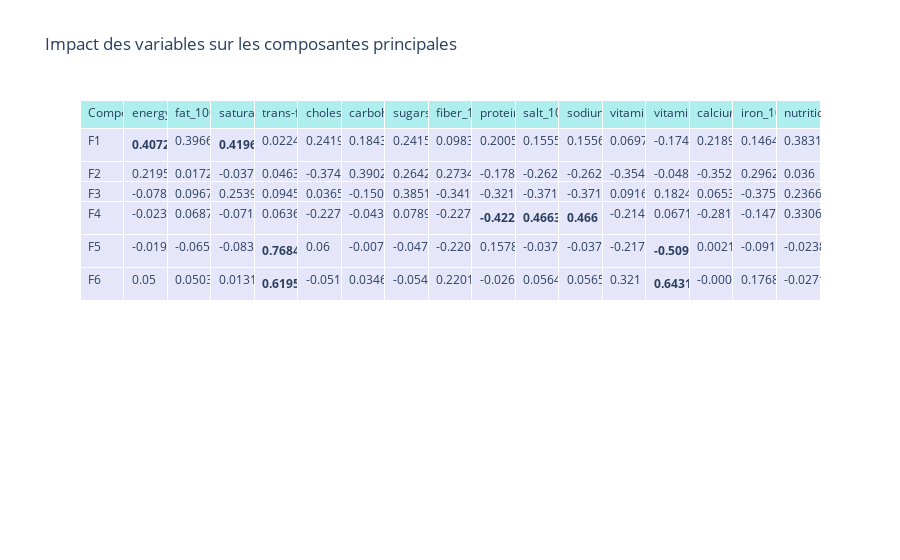
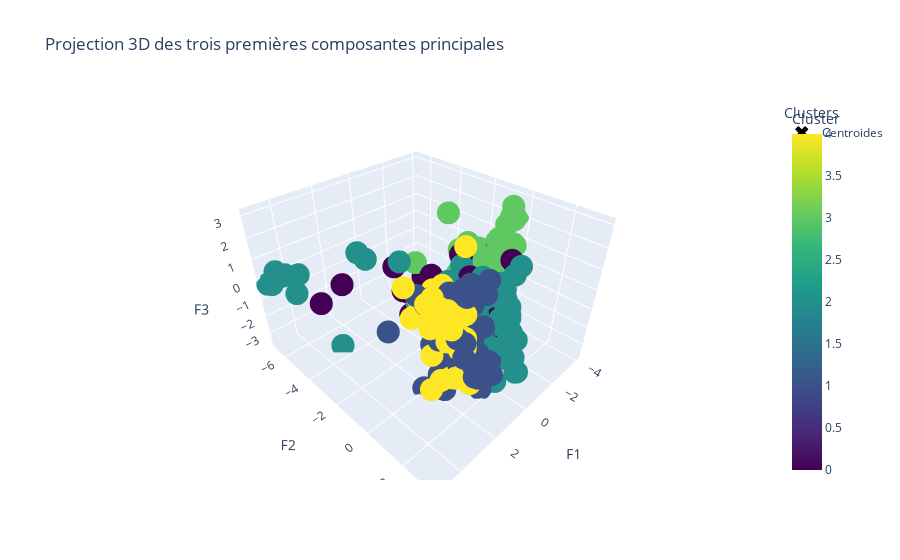

Here is the notebook cell these charts were saved with, in order:
### Markdown cell above
Les outliers ont été efficacement réduits en utilisant l'IQR par groupe PNNS, c'est plus propre pour réaliser une analyse.
Les groupes de energy_100g, fat_100g, et sugars_100g varient significativement entre les catégories, ce qui permet d'observer des différences claires entre les groupes.

### Code cell
import pandas as pd
import numpy as np
import matplotlib.pyplot as plt
from sklearn.preprocessing import StandardScaler
from sklearn.decomposition import PCA
from sklearn.cluster import KMeans
import plotly.express as px
import plotly.graph_objects as go
from mpl_toolkits.mplot3d import Axes3D

# Suppression des valeurs manquantes
df6_kmeans = df5_IQR.copy()
df6_kmeans = df6_kmeans.dropna()

# On ne garde que les colonnes numériques
df6_kmeans = df6_kmeans.select_dtypes(include=['float64'])

# K-means clustering
kmeans = KMeans(n_clusters=5, random_state=42)
kmeans.fit(df6_kmeans)

labels = kmeans.predict(df6_kmeans)
centroids = kmeans.cluster_centers_

# Standardisation des données
scaler = StandardScaler()
X_scaled = scaler.fit_transform(df6_kmeans)
X_scaled = pd.DataFrame(X_scaled, columns=df6_kmeans.columns)

# PCA
pca = PCA(n_components=6)
X_proj = pca.fit_transform(X_scaled)
X_proj = pd.DataFrame(X_proj, columns=["F1", "F2", "F3", "F4", "F5", "F6"])

# Projection des centroides
centroids_scaled = scaler.transform(pd.DataFrame(centroids, columns=df6_kmeans.columns))
centroids_proj = pca.transform(centroids_scaled)
centroids_proj = pd.DataFrame(centroids_proj, 
                              columns=["F1", "F2", "F3", "F4", "F5", "F6"], 
                              index=["cluster_0", "cluster_1", "cluster_2", "cluster_3", "cluster_4"])

# Création du tableau des coefficients des composantes principales
components_df = pd.DataFrame(
    np.round(pca.components_, 4), 
    columns=df6_kmeans.columns, 
    index=["F1", "F2", "F3", "F4", "F5", "F6"]
)

# Formatage des valeurs pour mettre en gras celles >= |0.40|
def format_value(value):
    if abs(value) >= 0.4:
        return f'<b>{value}</b>'
    else:
        return f'{value}'

formatted_components_df = components_df.applymap(format_value)

# Affichage du tableau des coefficients
fig = go.Figure(data=[go.Table(
    header=dict(values=['Composante'] + list(components_df.columns),
                fill_color='paleturquoise',
                align='left'),
    cells=dict(values=[formatted_components_df.index] + [formatted_components_df[col] for col in formatted_components_df.columns],
               fill_color='lavender',
               align='left',
               format=['']*len(formatted_components_df.columns))
)])

fig.update_layout(title='Impact des variables sur les composantes principales')
fig.show()

# Création du graphique 3D amélioré
fig = px.scatter_3d(
    x=X_proj.iloc[:, 0],
    y=X_proj.iloc[:, 1],
    z=X_proj.iloc[:, 2],
    color=labels,
    labels={'x': 'F1', 'y': 'F2', 'z': 'F3', 'color': 'Cluster'},
    title='Projection 3D des trois premières composantes principales',
    color_continuous_scale=px.colors.sequential.Viridis
)

# Ajout des centroides
fig.add_scatter3d(
    x=centroids_proj.iloc[:, 0],
    y=centroids_proj.iloc[:, 1],
    z=centroids_proj.iloc[:, 2],
    mode='markers',
    marker=dict(size=10, color='black', symbol='x'),
    name='Centroides'
)

# Personnalisation des axes et des légendes
fig.update_layout(
    scene=dict(
        xaxis=dict(title='F1'),
        yaxis=dict(title='F2'),
        zaxis=dict(title='F3')
    ),
    legend=dict(
        title='Clusters',
        itemsizing='constant'
    )
)

# Affichage du graphique
fig.show()

### Figure 1 — Plotly figure (JSON) as saved in the notebook; plotly's stock layout.template omitted (floating-point values rounded to 4 significant figures)
{"data": [{"cells": {"align": "left", "fill": {"color": "lavender"}, "format": ["", "", "", "", "", "", "", "", "", "", "", "", "", "", "", ""], "values": [["F1", "F2", "F3", "F4", "F5", "F6"], ["<b>0.4072</b>", "0.2195", "-0.0788", "-0.0235", "-0.0197", "0.05"], ["0.3966", "0.0172", "0.0967", "0.0687", "-0.0658", "0.0503"], ["<b>0.4196</b>", "-0.0371", "0.2539", "-0.0712", "-0.0831", "0.0131"], ["0.0224", "0.0463", "0.0945", "0.0636", "<b>0.7684</b>", "<b>0.6195</b>"], ["0.2419", "-0.3747", "0.0365", "-0.2274", "0.06", "-0.051"], ["0.1843", "0.3902", "-0.1509", "-0.043", "-0.0071", "0.0346"], ["0.2415", "0.2642", "0.3851", "0.0789", "-0.047", "-0.0548"], ["0.0983", "0.2734", "-0.3413", "-0.2276", "-0.2206", "0.2201"], ["0.2005", "-0.1785", "-0.321", "<b>-0.4227</b>", "0.1578", "-0.0269"], ["0.1555", "-0.2621", "-0.3714", "<b>0.4663</b>", "-0.0372", "0.0564"], ["0.1556", "-0.2622", "-0.3714", "<b>0.466</b>", "-0.0371", "0.0565"], ["0.0697", "-0.3547", "0.0916", "-0.2141", "-0.2178", "0.321"], ["-0.1741", "-0.0486", "0.1824", "0.0671", "<b>-0.5094</b>", "<b>0.6431</b>"], ["0.2189", "-0.3525", "0.0653", "-0.2817", "0.0021", "-0.0006"], ["0.1464", "0.2962", "-0.3759", "-0.1474", "-0.0911", "0.1768"], ["0.3831", "0.036", "0.2366", "0.3306", "-0.0238", "-0.0271"]]}, "header": {"align": "left", "fill": {"color": "paleturquoise"}, "values": ["Composante", "energy_100g", "fat_100g", "saturated-fat_100g", "trans-fat_100g", "cholesterol_100g", "carbohydrates_100g", "sugars_100g", "fiber_100g", "proteins_100g", "salt_100g", "sodium_100g", "vitamin-a_100g", "vitamin-c_100g", "calcium_100g", "iron_100g", "nutrition-score-fr_100g"]}, "type": "table"}], "layout": {"title": {"text": "Impact des variables sur les composantes principales"}}}

### Figure 2 — Plotly figure (JSON) as saved in the notebook; plotly's stock layout.template omitted (floating-point values rounded to 4 significant figures; data arrays with more than 128 entries replaced by an {"elided": "..."} marker saying what was removed)
{"data": [{"hovertemplate": "F1=%{x}<br>F2=%{y}<br>F3=%{z}<br>Cluster=%{marker.color}<extra></extra>", "legendgroup": "", "marker": {"color": {"elided": "385 int values"}, "coloraxis": "coloraxis", "symbol": "circle"}, "mode": "markers", "name": "", "scene": "scene", "showlegend": false, "type": "scatter3d", "x": {"elided": "385 float values"}, "y": {"elided": "385 float values"}, "z": {"elided": "385 float values"}}, {"marker": {"color": "black", "size": 10, "symbol": "x"}, "mode": "markers", "name": "Centroides", "type": "scatter3d", "x": [-0.3122, 1.861, 0.6148, -2.022, 2.739], "y": [-0.9156, 1.357, -0.09284, -0.7676, 1.367], "z": [-0.9419, -0.01634, -0.7402, 0.5322, 0.827]}], "layout": {"coloraxis": {"colorbar": {"title": {"text": "Cluster"}}, "colorscale": [[0, "#440154"], [0.1111, "#482878"], [0.2222, "#3e4989"], [0.3333, "#31688e"], [0.4444, "#26828e"], [0.5556, "#1f9e89"], [0.6667, "#35b779"], [0.7778, "#6ece58"], [0.8889, "#b5de2b"], [1, "#fde725"]]}, "legend": {"itemsizing": "constant", "title": {"text": "Clusters"}, "tracegroupgap": 0}, "scene": {"domain": {"x": [0, 1], "y": [0, 1]}, "xaxis": {"title": {"text": "F1"}}, "yaxis": {"title": {"text": "F2"}}, "zaxis": {"title": {"text": "F3"}}}, "title": {"text": "Projection 3D des trois premières composantes principales"}}}
